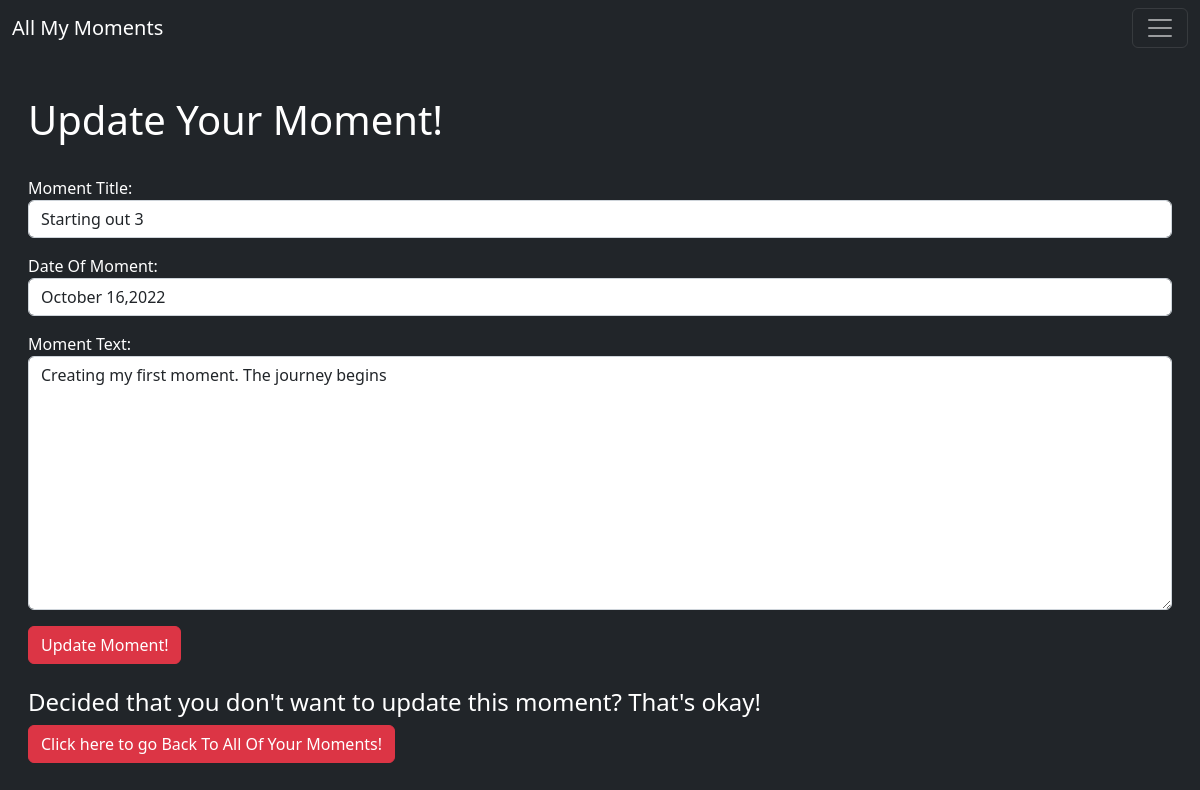
The page /moment/update/1 (signed in) on the database its author committed.
### ActualProject/models.py (models this page shows, shortened)
class MomentsToDocument(models.Model):
	title_Of_Moment = models.CharField(max_length = 255)
	created_by = models.ForeignKey(User,on_delete=models.CASCADE)
	date_Of_Moment = models.CharField(max_length = 255)
	body_Text_Of_Moment = models.TextField()

### ActualProject/views.py (the view)
# urls.py: path('moment/update/<int:pk>',updateamoment.as_view(),name = "update_moment"),
class updateamoment(UpdateView):
	model = MomentsToDocument
	context_object_name = 'x4'
	form_class = UpdatingMomentForm
	template_name = 'update_moment.html'

### ActualProject/forms.py
class UpdatingMomentForm(forms.ModelForm):
	class Meta:
		model = MomentsToDocument
		fields = ('title_Of_Moment','date_Of_Moment','body_Text_Of_Moment')
		labels = {
        "title_Of_Moment":  "Moment Title",
        "body_Text_Of_Moment": "Moment Text",
   		}
		widgets = {
			'title_Of_Moment': forms.TextInput(attrs={'class':'form-control','placeholder': 'Write your title here. Can be anything!'}),
			'date_Of_Moment': forms.TextInput(attrs={'class':'form-control','placeholder': 'Month Day, Year'}),
			'body_Text_Of_Moment': forms.Textarea(attrs={'class':'form-control','placeholder': 'Write about your moment here!'}),
		}

### ActualProject/templates/update_moment.html (shortened to what this page needs)
{% extends 'base.html' %}
{% block content %}
{% if user.is_authenticated  %}
{% if user.id == 1 or user.id == x4.created_by.id %}
<br/>
<h1> Update Your Moment!</h1>
<br/>
<div class="mb-3">
<form method = "POST">
	{{form.as_p}}
	<button class ="btn btn-danger">Update Moment!</button>
	<br/>
	<br/>
	<h4> Decided that you don't want to update this moment? That's okay! </h4>
	<a href = "{% url 'home' %}" class ="btn btn-danger"> Click here to go Back To All Of Your Moments! </a>
</div>
{% else %}
<h2> You are neither an admin or are {{x4.created_by.username}} so you are not able to update this moment. </h2>
{% endif %}
{% else %}
You need to sign in if you want to update moments.
<br/><br/>
<a href="{% url 'login' %}" class ="btn btn-danger btn"> Please Sign In If You Want To Be Able To Update Moments! </a>
<br/><br/>
<a href = "{% url 'sign_up' %}" class ="btn btn-danger"> Don't have an account? Go Create One! </a>
{% endif %}
{% endblock %}

### rows shown on the page
MomentsToDocument: title_Of_Moment "Starting out 3", date_Of_Moment "October 16,2022", body_Text_Of_Moment "Creating my first moment. The journey begins"
